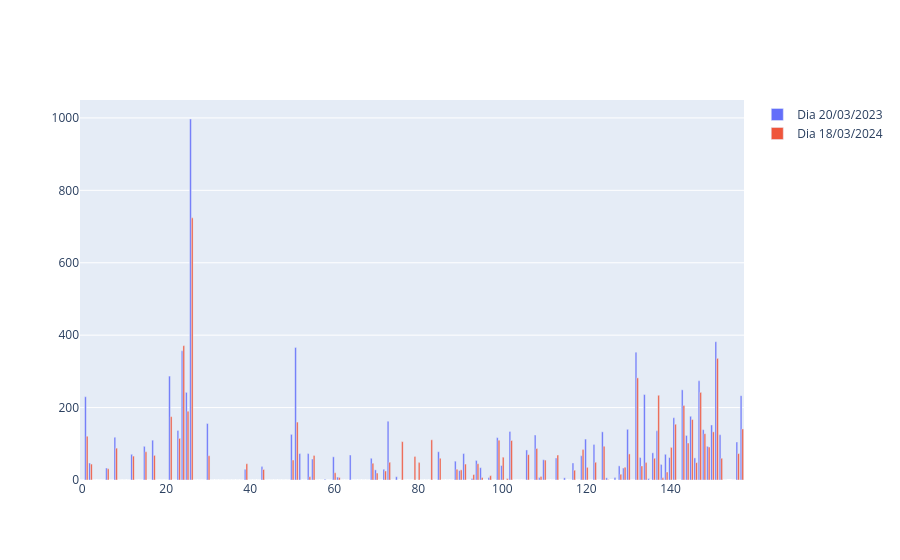

Notebook code for this chart:
### Code cell
fig = go.Figure()

fig.add_trace(
    go.Bar(x=x, y=y_total20, name="Dia 20/03/2023")
)
fig.add_trace(
    go.Bar(x=x, y=y_total18, name="Dia 18/03/2024")
)

fig.show()

### Figure 1 — Plotly figure (JSON) as saved in the notebook; plotly's stock layout.template omitted (floating-point values rounded to 4 significant figures; data arrays with more than 128 entries replaced by an {"elided": "..."} marker saying what was removed)
{"data": [{"name": "Dia 20/03/2023", "type": "bar", "x": {"elided": "156 int values"}, "y": {"elided": "156 int values"}}, {"name": "Dia 18/03/2024", "type": "bar", "x": {"elided": "156 int values"}, "y": {"elided": "156 int values"}}], "layout": {}}
